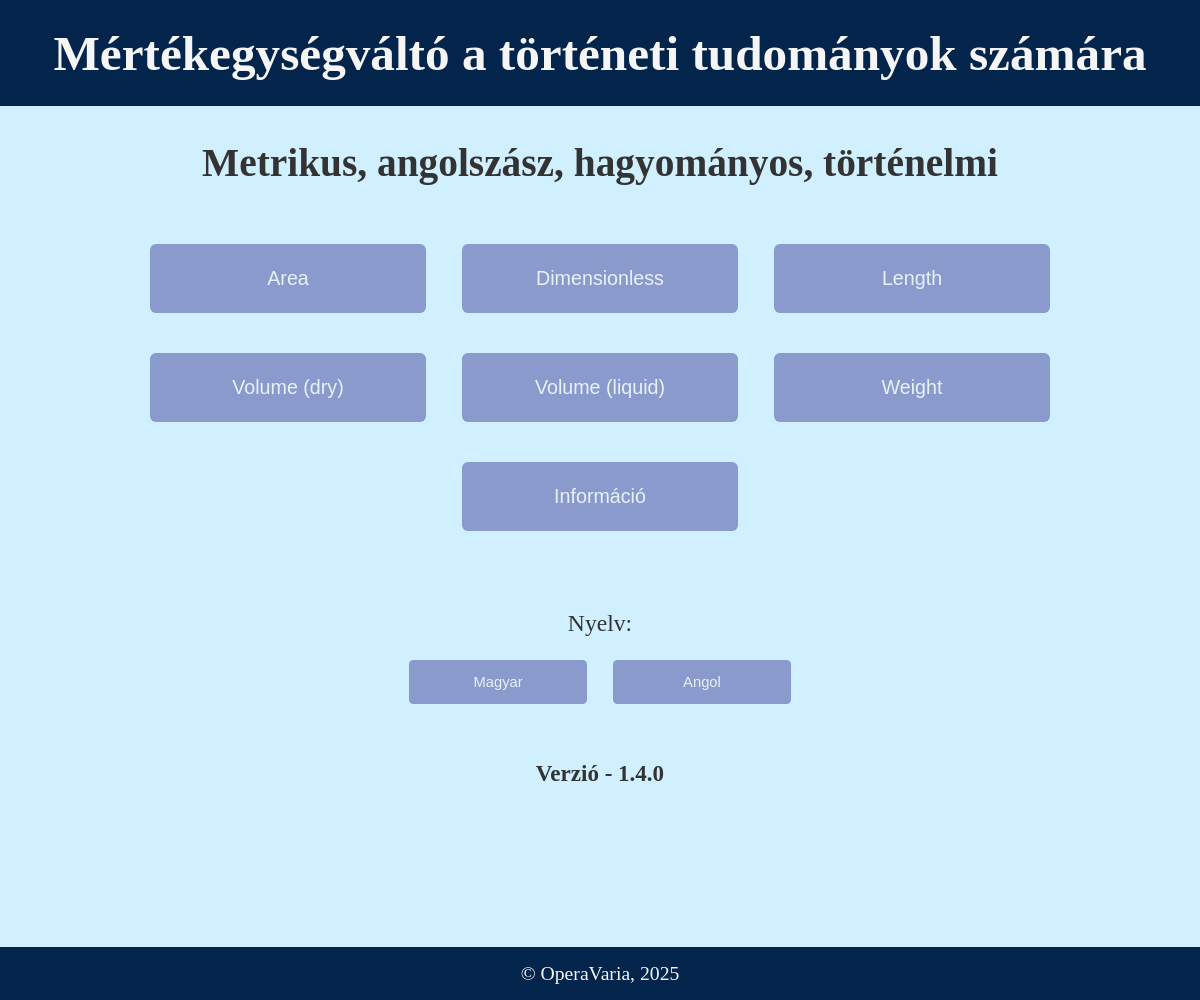
The page / on the database its author committed.
### tables this page shows
CREATE TABLE "cat_list" (
	"cat_raw"	TEXT NOT NULL UNIQUE,
	"cat_eng"	TEXT NOT NULL,
	"cat_hun"	TEXT NOT NULL,
	PRIMARY KEY("cat_raw")
);

### ucw_flask_app.py (the view)
@app.route("/")
def index():
    locale = get_locale()
    cat_dict = cat_dict_setup(locale)
    return render_template("index.html", locale=locale, current_year=current_year,
                           cat_dict=cat_dict, version=__version__)

### py_backend/fetch_functions.py (called while the page is built)
def fetch_dict(command, param):
    value_dict = {}
    con = sqlite3.connect("database/unit_database.db")
    cur = con.cursor()
    for key, value in cur.execute(command, param):
        value_dict[key] = value
    con.close()
    return value_dict

### py_backend/setup_functions.py (called while the page is built)
def cat_dict_setup(locale):
    if locale == "hu":
        command = "SELECT cat_raw, cat_hun FROM cat_list"
    else:
        command = "SELECT cat_raw, cat_eng FROM cat_list"
    param = ()
    cat_dict = fetch_dict(command, param)
    cat_dict = {key: str.capitalize(value) for (key,value) in cat_dict.items()}
    return cat_dict

### ucw_flask_app.py (called while the page is built)
def get_locale():
    if "locale" in session:
        locale = session["locale"]
    else:
        loc_best = request.accept_languages.best_match(app.config["LANGUAGES"].keys())
        if loc_best is None:
            locale = "en"
        else:
            locale = loc_best
    return locale

### templates/index.html
{% extends "base.html" %}
{% block main %}
<main class="container horizontal">
  <div class="item title" role="none">
    <h1>{{ _("Metrikus, angolszász, hagyományos, történelmi") }}</h1>
  </div>
  <nav class="container horizontal" title="{{ _('Gombok') }}">
    {% for raw, gui in cat_dict.items() %}
    <div class="item one-third" role="none">
      <button data-target="{{'/' ~ raw}}" class="link-btn normal">{{gui}}</button>
    </div>
    {% endfor %}
    <div class="item full-wide" role="none">
      <button data-target="/about" class="link-btn normal">{{ _("Információ") }}</button>
    </div>
  </nav>
  <section class="item full-wide buttons" title="{{ _('Nyelv') }}">
    <form action="{{ url_for('receive_post') }}" method="post" role="none">
      <div class="item" role="none">
        <h2 class="label">{{ _("Nyelv") }}:</h2>
      </div>
      <div class="container horizontal" role="none">
        <button class="small" name="locale-btn" type="submit" value="hu">{{ _("Magyar") }}</button>
        <button class="small" name="locale-btn" type="submit" value="en">{{ _("Angol") }}</button>
      </div>
    </form>
  </section>
  <section class="item full-wide" title="{{ _('Verzió') }}" role="note">
    <h3>{{ _("Verzió") }} - {{version}}</h3>
  </section>
  <span class="spacer-large"></span>
</main>
{% endblock main %}
{% block footer %}
<p class="footer-text" role="none">
  &copy; OperaVaria, {{current_year}}
</p>
{% endblock footer %}

### static/css/style.css (style rules this page uses)
html { color: #333333; font-family: Georgia, serif; font-size: calc(15px + 0.390625vw); text-align: center; }
body { background-attachment: fixed; background-color: #d0efff; background-position: top left; background-repeat: no-repeat; margin: auto; }
* { box-sizing: border-box; margin: 0; padding: 0; }
.container { align-content: center; align-items: center; display: flex; justify-content: center; }
.horizontal { flex-flow: row wrap; gap: 1vh 1vw; }
.item { padding: 2vh 1vw; }
.title { flex-basis: 100%; margin: 1.5vw; max-width: 80vw; }
.one-third { flex-basis: 25%; }
.full-wide { flex-basis: 100%; }
.buttons { margin: 2vh 0; }
.footer-text { font-size: 1em; padding: 0.75em; }
.label { font-size: 1.2em; margin: 0.3em; font-weight: normal; }
button { background-color: #5d63ac; border-radius: 0.3em; border: none; color: #f5f5f5; cursor: pointer; opacity: 0.6; text-align: center; transition: 0.4s; }
button.small { font-size: 0.75em; height: 3em; margin: 0 0.5em; width: 12em; }
button.normal { font-size: 1em; height: 3.5em; width: 14em; }
.spacer-large { flex-basis: 100%; height: 17vh; }

### rows shown on the page
cat_list: gui "Area"
cat_list: gui "Dimensionless"
cat_list: gui "Length"
cat_list: cat_eng "Volume (dry)"
cat_list: cat_eng "Volume (liquid)"
cat_list: gui "Weight"

### other values the page prints
{{ version }} "1.4.0"
{{ current_year }} "2025"
